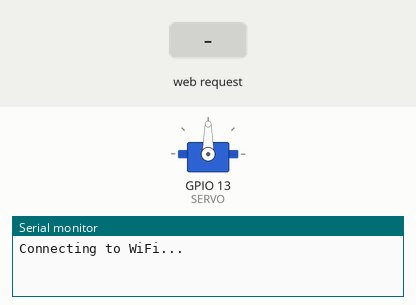
Simulated run of this sketch. Board: ESP32. Parts: servo, the last lines printed to the serial monitor. Inputs (shaded band) come from the test bench. WiFi joins after 1.5 s; servers stay silent unless stated.

Above: at 0.1 s.
At 3.2 s:
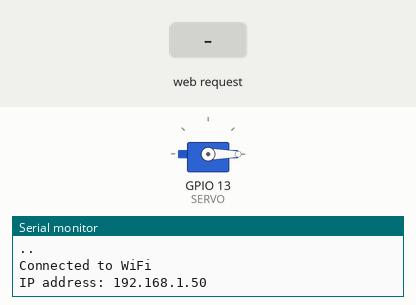
3.3 s: HTTP request GET /open received
Timing chart, 0 to 6.3 s (numbered marks = the images above; inputs shaded):
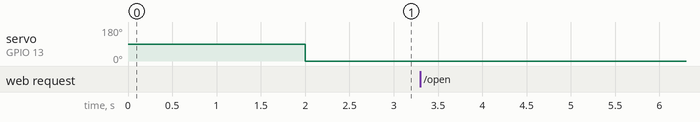

The sketch:

Unclock.ino
```cpp
#include <WiFi.h>
#include <ESP32Servo.h>

#define SERVO 13

// Update these with values suitable for your network.
const char* ssid = "Lan Anh";
const char* password = "244466666";

WiFiServer server(80);

Servo myServo;

bool openCommandReceived = false;
unsigned long openStartTime = 0;
const unsigned long openDuration = 15000; // Thời gian mở cửa (milliseconds)

void setup() {
  Serial.begin(115200);

  myServo.attach(SERVO);

  WiFi.begin(ssid, password);
  Serial.println("Connecting to WiFi...");
  while (WiFi.status() != WL_CONNECTED) {
    delay(1000);
    Serial.print(".");
  }
  Serial.println();
  Serial.println("Connected to WiFi");
  Serial.print("IP address: ");
  Serial.println(WiFi.localIP());
  server.begin();
}

void loop() {
  WiFiClient client = server.available();

  if (client) {
    Serial.println("Nhận khuôn mặt thành công");

    while (client.connected()) {
      if (client.available()) {
        String command = client.readStringUntil('\n');
        command.trim();
        if (command == "open") {
          openCommandReceived = true;
          openStartTime = millis(); // Lưu thời gian khi nhận lệnh mở cửa
        }
      }
    }
    client.stop();
    Serial.println("Client disconnected");
  }

  // Kiểm tra nếu đã nhận lệnh mở cửa và chưa hết thời gian mở
  if (openCommandReceived && (millis() - openStartTime < openDuration)) {
    myServo.write(90); // Mở cửa
  } else {
    myServo.write(0); // Đóng cửa
    openCommandReceived = false; // Đặt lại biến cờ
  }
}
```
